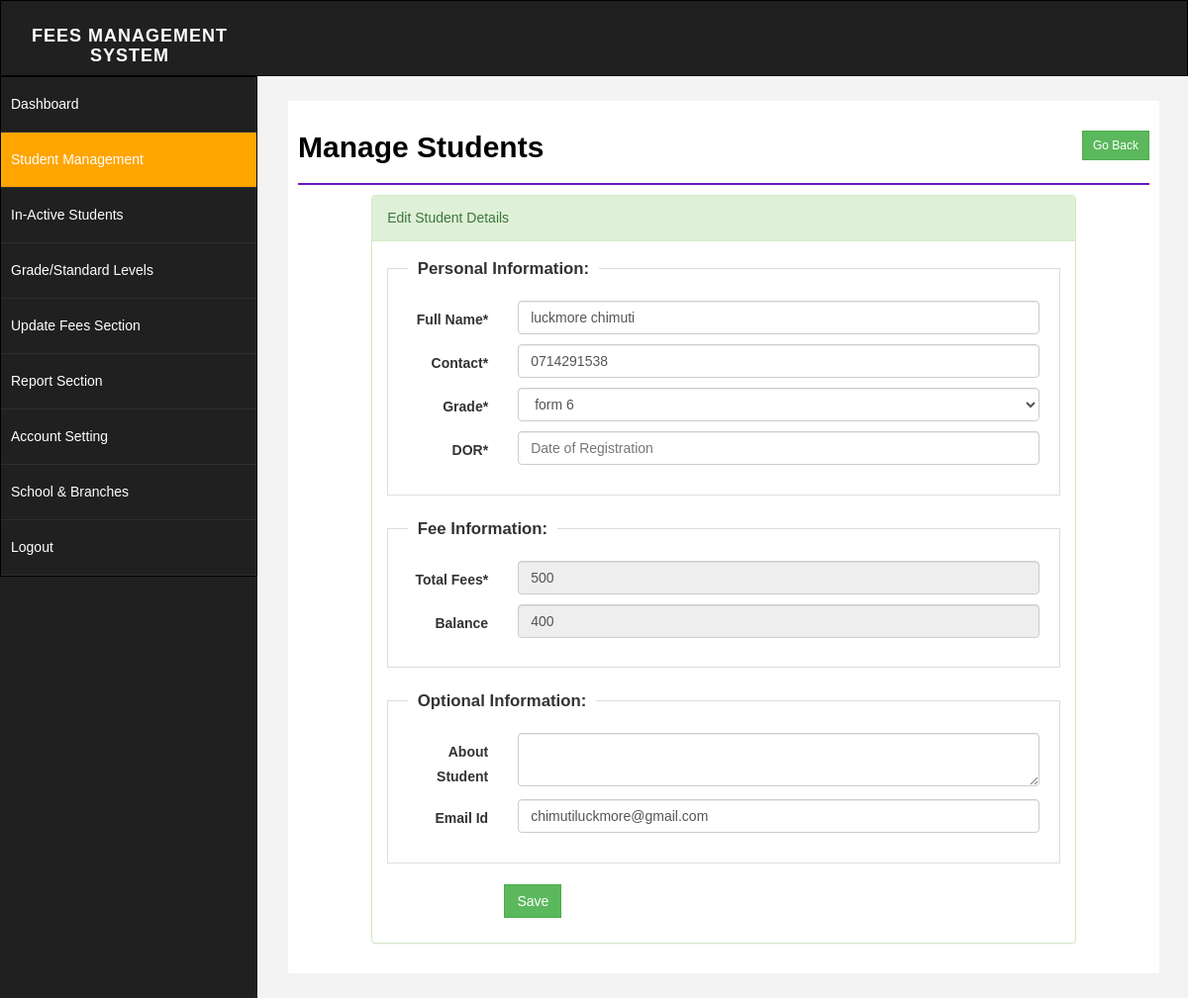
The app's page /student.php?action=edit&id=4 (signed in) with its own data.
### tables this page shows
CREATE TABLE `student` (
  `id` int(255) NOT NULL,
  `emailid` varchar(255) NOT NULL,
  `sname` varchar(255) NOT NULL,
  `joindate` datetime NOT NULL,
  `about` text NOT NULL,
  `contact` varchar(255) NOT NULL,
  `fees` int(255) NOT NULL,
  `grade` varchar(255) NOT NULL,
  `balance` int(255) NOT NULL,
  `delete_status` enum('0','1') NOT NULL DEFAULT '0'
);

CREATE TABLE `grade` (
  `id` int(255) NOT NULL,
  `grade` text NOT NULL,
  `detail` text NOT NULL,
  `delete_status` enum('0','1') NOT NULL DEFAULT '0'
);

### student.php (the view, shortened to what this page needs)
<?php $page = "student";
include "php/dbconnect.php";
$emailid = "";
$sname = "";
$contact = "";
$balance = 0;
$fees = "";
$about = "";
$grade = "";
$action = "add";
if (isset($_GET["action"]) && $_GET["action"] == "edit") {
    $id = isset($_GET["id"])
        ? mysqli_real_escape_string($conn, $_GET["id"])
        : "";
    $sqlEdit = $conn->query("SELECT * FROM student WHERE id='" . $id . "'");
    if ($sqlEdit->num_rows) {
        $rowsEdit = $sqlEdit->fetch_assoc();
        extract($rowsEdit);
        $action = "update";
    } else {
        $_GET["action"] = "";
    }
}
?>
<!DOCTYPE html>
<html>
<head>
    <link href="css/bootstrap.css" rel="stylesheet" />
    <link href="css/font-awesome.css" rel="stylesheet" />
    <link href="css/basic.css" rel="stylesheet" />
    <link href="css/custom.css" rel="stylesheet" />
	<link href="css/ui.css" rel="stylesheet" />
	<link href="css/datepicker.css" rel="stylesheet" />
</head>
<?php include "php/header.php"; ?>
        <div id="page-wrapper">
            <div id="page-inner">
                <div class="row">
                    <div class="col-md-12">
                        <h1 class="page-head-line">Manage Students
						<?php echo (isset($_GET["action"]) && @$_GET["action"] == "add") ||
      @$_GET["action"] == "edit"
          ? ' <a href="student.php" class="btn btn-success btn-sm pull-right" style="border-radius:0%">Go Back </a>'
          : '<a href="student.php?action=add" class="btn btn-danger btn-sm pull-right" style="border-radius:0%"><i class="glyphicon glyphicon-plus"></i> Add New Student</a>'; ?>
						</h1>
                    </div>
                </div>
        <?php if (
            (isset($_GET["action"]) && @$_GET["action"] == "add") ||
            @$_GET["action"] == "edit"
        ) { ?>
                <div class="row">
                    <div class="col-sm-10 col-sm-offset-1">
               <div class="panel panel-success">
                        <div class="panel-heading">
                           <?php echo $action == "add"
                               ? "Add Student Details"
                               : "Edit Student Details"; ?>
                        </div>
						<form action="student.php" method="post" id="signupForm1" class="form-horizontal">
                        <div class="panel-body">
						<fieldset class="scheduler-border" >
						 <legend  class="scheduler-border">Personal Information:</legend>
						<div class="form-group">
								<label class="col-sm-2 control-label" for="Old">Full Name* </label>
								<div class="col-sm-10">
									<input type="text" class="form-control" id="sname" name="sname" value="<?php echo $sname; ?>"  />
								</div>
							</div>
						<div class="form-group">
								<label class="col-sm-2 control-label" for="Old">Contact* </label>
								<div class="col-sm-10">
									<input type="text" class="form-control" id="contact" name="contact" value="<?php echo $contact; ?>" maxlength="10" />
								</div>
							</div>
						<div class="form-group">
								<label class="col-sm-2 control-label" for="Old">Grade* </label>
								<div class="col-sm-10">
									<select  class="form-control" id="grade" name="grade" >
                                    <?php
                                    $sql =
                                        "select * from grade where delete_status='0' order by grade.grade asc";
                                    $q = $conn->query($sql);
                                    while ($r = $q->fetch_assoc()) {
                                        echo '<option value="' .
                                            $r["id"] .
                                            '"  ' .
                                            ($grade == $r["id"]
                                                ? 'selected="selected"'
                                                : "") .
                                            ">" .
                                            $r["grade"] .
                                            "</option>";
                                    }
                                    ?>
									</select>
								</div>
						</div>
						<div class="form-group">
								<label class="col-sm-2 control-label" for="Old">DOR* </label>
								<div class="col-sm-10">
									<input type="text" class="form-control" placeholder="Date of Registration" id="joindate" name="joindate" style="background-color: #fff;" readonly />
								</div>
							</div>
						 </fieldset>
							<fieldset class="scheduler-border" >
						 <legend  class="scheduler-border">Fee Information:</legend>
						<div class="form-group">
								<label class="col-sm-2 control-label" for="Old">Total Fees* </label>
								<div class="col-sm-10">
									<input type="text" class="form-control" id="fees" name="fees" value="<?php echo $fees; ?>" <?php echo $action ==
"update"
    ? "disabled"
    : ""; ?>  />
								</div>
						</div>
						<div class="form-group">
								<label class="col-sm-2 control-label" for="Old">Balance </label>
								<div class="col-sm-10">
									<input type="text" class="form-control"  id="balance" name="balance" value="<?php echo $balance; ?>" disabled />
								</div>
						</div>
							</fieldset>
							 <fieldset class="scheduler-border" >
						 <legend  class="scheduler-border">Optional Information:</legend>
							<div class="form-group">
								<label class="col-sm-2 control-label" for="Password">About Student </label>
								<div class="col-sm-10">
	                        <textarea class="form-control" id="about" name="about"><?php echo $about; ?></textarea >
								</div>
							</div>
							<div class="form-group">
								<label class="col-sm-2 control-label" for="Old">Email Id </label>
								<div class="col-sm-10">
									<input type="text" class="form-control" id="emailid" name="emailid" value="<?php echo $emailid; ?>"  />
								</div>
						    </div>
							</fieldset>
						<div class="form-group">
								<div class="col-sm-8 col-sm-offset-2">
									<button type="submit" name="save" class="btn btn-success" style="border-radius:0%">Save </button>
								</div>
							</div>
                         </div>
							</form>
                        </div>
                            </div>
                </div>
		<?php } ?>
            </div>
        </div>
    </div>
</body>
</html>

### css/basic.css (style rules this page uses)
html * { font-family: "Poppins", sans-serif; }
body { font-family: "Open Sans", sans-serif; line-height: 25px; }
#page-wrapper { padding: 15px 15px; min-height: 100px; background: #f3f3f3; }
#page-inner { width: 100%; margin: 10px 20px 10px 1px; background-color: #fff !important; padding: 10px; min-height: 500px; }
.page-head-line { font-size: 30px; color: #000; font-weight: 800; padding-bottom: 20px; border-bottom: 2px solid #6719bd; margin-bottom: 10px; }
@media (min-width: 420px) { #page-wrapper { margin: 0 0 0 260px; padding: 15px 30px; min-height: 120px; } }

### css/custom.css (style rules this page uses)
html * { font-family: "Poppins", sans-serif; }
fieldset.scheduler-border { border: 1px groove #ddd !important; padding: 0 1.4em 1.4em 1.4em !important; margin: 0 0 1.5em 0 !important; -webkit-box-shadow: 0px 0px 0px 0px #000; box-shadow: 0px 0px 0px 0px #000; }
legend.scheduler-border { font-size: 1.2em !important; font-weight: bold !important; text-align: left !important; width: auto; padding: 0 10px; border-bottom: none; }

### records on screen
student: sname "luckmore chimuti", contact "0714291538", grade "form 6", fees "500", balance "400", emailid "chimutiluckmore@gmail.com"
